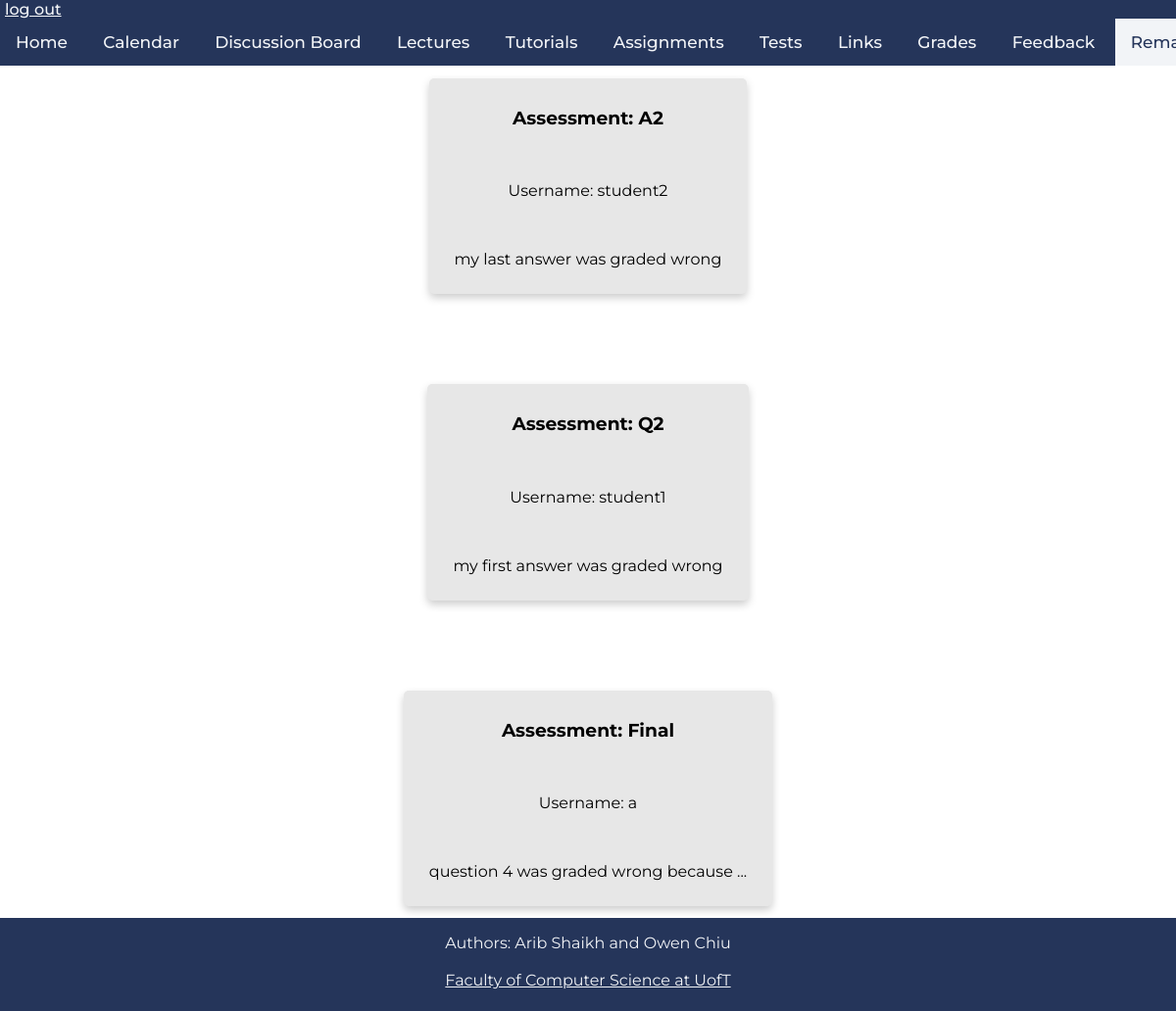
Page /remark (signed in) on the committed database.
### tables this page shows
CREATE TABLE remark_requests(
	username VARCHAR(256) NOT NULL,
	mark_id VARCHAR(256) NOT NULL,
	comment VARCHAR(256),
	FOREIGN KEY(username) REFERENCES students(username)
	);

### app.py (the view)
@app.route('/remark')
def remark():
	if 'username' in session:
		if session.get('instructor'):
			db = get_db()
			db.row_factory = make_dicts
			remarks = query_db("SELECT username, mark_id, comment FROM remark_requests", one=False)
			db.close()
			return render_template("remark.html", remarks = remarks)
	return render_template("remark.html")

### app.py (called while the page is built)
def get_db():
    db = getattr(g, '_database', None)
    if db is None:
        db = g._database = sqlite3.connect(DATABASE)
    return db

def make_dicts(cursor, row):
    return dict((cursor.description[idx][0], value)
                for idx, value in enumerate(row))

def query_db(query, args=(), one=False):
    cur = get_db().execute(query, args)
    rv = cur.fetchall()
    cur.close()
    return (rv[0] if rv else None) if one else rv

@app.teardown_appcontext
def close_connection(exception):
    db = getattr(g, '_database', None)
    if db is not None:
        db.close()

### templates/remark.html (shortened to what this page needs)
<!DOCTYPE html>
<html>
    <head>
        <link rel="stylesheet" href="../static/css/main.css" />
        <link rel="stylesheet" href="../static/css/remark.css" />
        <link rel="stylesheet" href="../static/css/navbar_footer.css" />
    </head>
    <body>
        <div class="navbar">
            <a class="logout" href="./logout">log out</a>
            <div class="links">
                <a href="./">Home</a>
                <a href="./calendar">Calendar</a>
                <a href="https://piazza.com/class/kk052lckppx73x" target="_blank">Discussion Board</a>
                <a href="./lectures">Lectures</a>
                <a href="./tutorials">Tutorials</a>
                <a href="./assignments">Assignments</a>
                <a href="./tests">Tests</a>
                <a href="./links">Links</a>
                <a href="./grades">Grades</a>
                <a href="./feedback">Feedback</a>
                <a href="./remark" class="active-page">Remark Request</a>
            </div>
        </div>
        {% if session['instructor'] %}
        {% for requests in remarks %}
            <div class = "remarkBox">
                <h3>Assessment: {{requests['mark_id']}}</h3><br>
                <p>Username: {{requests['username']}}</p><br>
                <p>{{requests['comment']}}</p>
            </div>
        {% endfor %}
        {% endif %}
        <footer>
                <p>Authors: Arib Shaikh and Owen Chiu<br>
                <br>
                <a href="https://web.cs.toronto.edu/" target="_blank">Faculty of Computer Science at UofT</a></p>
            </footer>

### static/css/main.css (style rules this page uses)
html { font-family: 'Montserrat', sans-serif; }
body { height:100vh; margin: 0px; display:flex; flex-direction:column; text-align: center; }

### static/css/remark.css (style rules this page uses)
.remarkBox { background-color: rgb(231, 231, 231); display: flex; flex-direction: column; flex-grow: 1; margin:0px auto; margin-top:80px; margin-bottom: 12px; box-shadow: 0 4px 8px 0 rgba(0, 0, 0, 0.2); transition: 0.3s; border-radius: 5px; padding: 10px 26px; text-align: center; justify-content: center; align-items: center; }
body { display: flex; }

### static/css/navbar_footer.css (style rules this page uses)
.navbar { background-color: #25355A; overflow: auto; white-space: nowrap; position: fixed; top: 0; font-weight: 500; width: 100%; margin-left: 0px; text-align: left; }
.logout { padding-left: 5px; padding-bottom: 5px; color:#F2F4F7 }
.links { text-align: center; }
.links a { display: inline-block; color: #F2F4F7; text-align: center; padding: 14px 16px; text-decoration: none; font-size: 17px; }
.links a.active-page { background-color: #F2F4F7; color: #25355A; }
footer { min-height:95px; margin-top: auto; text-align: center; background-color: #25355A; color: #F2F4F7; }
footer a { color: #F2F4F7; margin-bottom: 10px; }
footer p { margin-right: 0px; margin-left: 0px; }

### rows in the picture
remark_requests: mark_id "A2", username "student2", comment "my last answer was graded wrong"
remark_requests: mark_id "Q2", username "student1", comment "my first answer was graded wrong"
remark_requests: mark_id "Final", username "a", comment "question 4 was graded wrong because ..."
